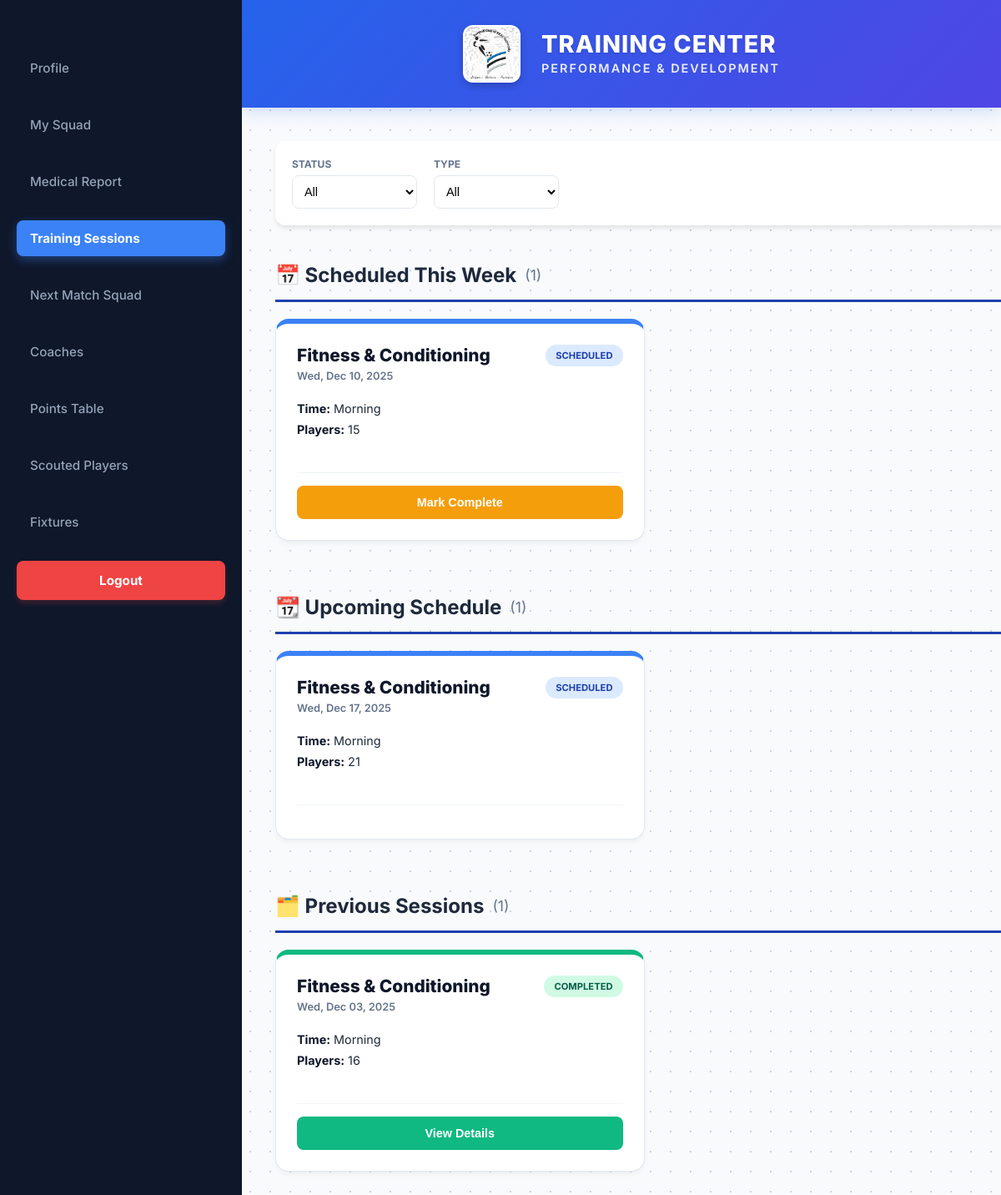
The app's page /codes/trainingSessions.php (signed in), older data.
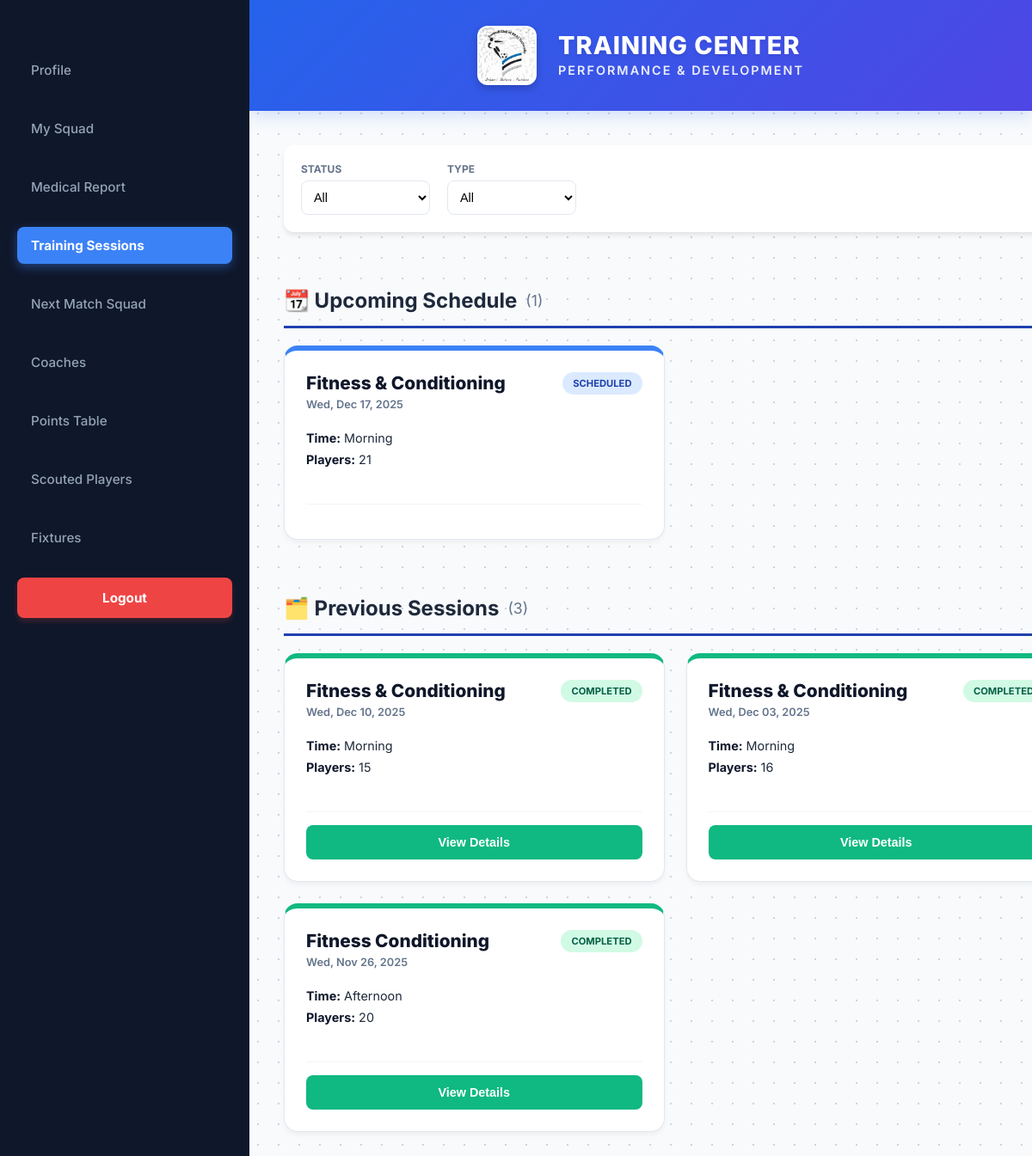
The same page, newer data.
### tables this page shows
CREATE TABLE `training_sessions` (
  `Session_id` int(11) NOT NULL,
  `Session_time` varchar(30) DEFAULT NULL,
  `Session_date` date NOT NULL,
  `Session_Type` varchar(50) DEFAULT NULL,
  `Session_status` varchar(50) DEFAULT NULL
);

### codes/trainingSessions.php (the view, shortened to what this page needs)
<?php
require_once 'dbconnect.php';
$user_id = $_SESSION['user_id'];
$role = $_SESSION['user_role'];
$is_head_or_assistant = false;
$is_coach = false;
if ($role === 'coach') {
    $is_coach = true;
}
if ($role === 'regular_player' || $role === 'scouted_player') {
    if ($role === 'scouted_player') {
        $status_check = mysqli_query($conn, "SELECT Application_Status FROM scouted_player WHERE Scouted_Player_ID = '$user_id'");
        $status_data = mysqli_fetch_assoc($status_check);
        if ($status_data['Application_Status'] != 'Trialing') {
            $no_access = true;
        }
    }
    if (!isset($no_access)) {
        $query = "SELECT ts.*,
                         tp.Technical_score, tp.Physical_score, tp.Tactical_score,
                         tp.Coach_remarks, tp.participation_status,
                         u.Name as Coach_Name
                  FROM training_sessions ts
                  JOIN training_participation tp ON ts.Session_id = tp.Session_id
                  JOIN users u ON tp.Coach_ID = u.User_ID
                  WHERE tp.Player_ID = '$user_id'
                  ORDER BY ts.Session_date DESC";
        $result = mysqli_query($conn, $query);
    }
} else {
    if ($is_head_or_assistant) {
        $query = "SELECT ts.*,
                         (SELECT COUNT(*) FROM training_participation WHERE Session_id = ts.Session_id) as player_count,
                         (SELECT u.Name FROM training_participation tp
                          JOIN users u ON tp.Coach_ID = u.User_ID
                          WHERE tp.Session_id = ts.Session_id LIMIT 1) as assigned_coach
                  FROM training_sessions ts
                  ORDER BY ts.Session_date DESC";
    } else {
        $query = "SELECT DISTINCT ts.*,
                         (SELECT COUNT(*) FROM training_participation WHERE Session_id = ts.Session_id) as player_count
                  FROM training_sessions ts
                  JOIN training_participation tp ON ts.Session_id = tp.Session_id
                  WHERE tp.Coach_ID = '$user_id'
                  ORDER BY ts.Session_date DESC";
    }
    $result = mysqli_query($conn, $query);
}
$scheduled_this_week = [];
$upcoming_schedule = [];
$previous_sessions = [];
if ($is_coach && isset($result)) {
    $week_start = date('Y-m-d', strtotime('monday this week'));
    $week_end = date('Y-m-d', strtotime('sunday this week'));
    while ($session = mysqli_fetch_assoc($result)) {
        $session_date = $session['Session_date'];
        $status = $session['Session_status'];
        if ($status == 'Scheduled' && $session_date >= $week_start && $session_date <= $week_end) {
            $scheduled_this_week[] = $session;
        }
        elseif ($status == 'Scheduled' && $session_date > $week_end) {
            $upcoming_schedule[] = $session;
        }
        else {
            $previous_sessions[] = $session;
        }
    }
}
?>
<!DOCTYPE html>
<html lang="en">
<head>
    <link rel="stylesheet" href="trainingSessions.css">
</head>
<body>
    <div class="dashboard-container">
        <aside class="sidebar">
            <nav class="sidebar-nav">
                <?php if ($role === 'coach'): ?>
                    <a href="coachProfile.php" class="nav-item">Profile</a>
                    <a href="mySquad.php" class="nav-item">My Squad</a>
                    <a href="medicalReport.php" class="nav-item">Medical Report</a>
                    <a href="trainingSessions.php" class="nav-item active">Training Sessions</a>
                    <a href="nextMatchSquad.php" class="nav-item">Next Match Squad</a>
                    <a href="coaches.php" class="nav-item">Coaches</a>
                    <a href="pointsTable.php" class="nav-item">Points Table</a>
                    <a href="scoutedPlayers.php" class="nav-item">Scouted Players</a>
                    <a href="fixtures.php" class="nav-item">Fixtures</a>
                <?php endif; ?>
                <a href="logout.php" class="nav-item logout-link">Logout</a>
            </nav>
        </aside>
        <div class="main-content">
            <header class="top-header">
                <div class="brand-group">
                    <img src="images/bufc-logo.jpg" alt="Logo" class="header-logo">
                    <div class="header-text-group">
                        <h1>TRAINING CENTER</h1>
                        <p class="slogan">Performance & Development</p>
                    </div>
                </div>
            </header>
            <div class="training-container">
                <?php if (isset($no_access)): ?>
                    <div class="no-access-message">
                        <h3>⚠️ No Training Sessions Yet</h3>
                        <p>You'll be assigned to training sessions once your application moves to <strong>Trialing</strong> status.</p>
                        <p>Keep an eye on your profile for updates!</p>
                    </div>
                <?php else: ?>
                    <div class="filter-bar">
                        <div class="filter-left">
                            <div class="filter-item">
                                <label>Status</label>
                                <select id="sessionStatusFilter" class="custom-select">
                                    <option value="all">All</option>
                                </select>
                            </div>
                            <div class="filter-item">
                                <label>Type</label>
                                <select id="sessionTypeFilter" class="custom-select">
                                    <option value="all">All</option>
                                </select>
                            </div>
                        </div>
                    </div>
                    <?php if (count($scheduled_this_week) > 0): ?>
                        <div class="section-header">
                            <h2>📅 Scheduled This Week <span class="count">(<?php echo count($scheduled_this_week); ?>)</span></h2>
                        </div>
                        <div class="session-grid">
                            <?php foreach ($scheduled_this_week as $session):
                                $status = $session['Session_status'];
                                $card_class = 'status-blue';
                                $is_future = strtotime($session['Session_date']) > time();
                                $check_assigned = mysqli_query($conn, "SELECT COUNT(*) as count FROM training_participation WHERE Session_id = '{$session['Session_id']}' AND Coach_ID = '$user_id'");
                                $assigned_data = mysqli_fetch_assoc($check_assigned);
                                $is_assigned = ($assigned_data['count'] > 0);
                            ?>
                            <div class="session-card <?php echo $card_class; ?>" data-status="<?php echo $status; ?>" data-type="<?php echo $session['Session_Type']; ?>">
                                <div class="card-header">
                                    <div class="header-info">
                                        <h3><?php echo $session['Session_Type']; ?></h3>
                                        <span class="date-badge"><?php echo date('D, M d, Y', strtotime($session['Session_date'])); ?></span>
                                    </div>
                                    <div class="status-pill"><?php echo $status; ?></div>
                                </div>
                                <div class="card-body">
                                    <p><strong>Time:</strong> <?php echo $session['Session_time']; ?></p>
                                    <p><strong>Players:</strong> <?php echo $session['player_count']; ?></p>
                                </div>
                                <div class="card-actions">
                                    <?php if (!$is_future && $is_assigned): ?>
                                        <button class="action-btn trial-btn" onclick="completeSession(<?php echo $session['Session_id']; ?>)">
                                            Mark Complete
                                        </button>
                                    <?php endif; ?>
                                </div>
                            </div>
                            <?php endforeach; ?>
                        </div>
                    <?php endif; ?>
<?php if (count($upcoming_schedule) > 0): ?>
    <div class="section-header" style="margin-top: 50px;">
        <h2>📆 Upcoming Schedule <span class="count">(<?php echo count($upcoming_schedule); ?>)</span></h2>
    </div>
    <div class="session-grid">
        <?php foreach ($upcoming_schedule as $session):
            $status = $session['Session_status'];
            $card_class = 'status-blue';
        ?>
        <div class="session-card <?php echo $card_class; ?>" data-status="<?php echo $status; ?>" data-type="<?php echo $session['Session_Type']; ?>">
            <div class="card-header">
                <div class="header-info">
                    <h3><?php echo $session['Session_Type']; ?></h3>
                    <span class="date-badge"><?php echo date('D, M d, Y', strtotime($session['Session_date'])); ?></span>
                </div>
                <div class="status-pill"><?php echo $status; ?></div>
            </div>
            <div class="card-body">
                <p><strong>Time:</strong> <?php echo $session['Session_time']; ?></p>
                <p><strong>Players:</strong> <?php echo $session['player_count']; ?></p>
            </div>
            <div class="card-actions">
            </div>
        </div>
        <?php endforeach; ?>
    </div>
<?php endif; ?>
                    <div class="section-header" style="margin-top: 50px;">
                        <h2>🗂️ Previous Sessions <span class="count">(<?php echo count($previous_sessions); ?>)</span></h2>
                    </div>
                    <div class="session-grid">
                        <?php
                        if (count($previous_sessions) > 0) {
                            foreach ($previous_sessions as $session):
                                $status = $session['Session_status'];
                                $card_class = $status == 'Completed' ? 'status-green' : 'status-blue';
                                $is_future = strtotime($session['Session_date']) > time();
                                $check_assigned = mysqli_query($conn, "SELECT COUNT(*) as count FROM training_participation WHERE Session_id = '{$session['Session_id']}' AND Coach_ID = '$user_id'");
                                $assigned_data = mysqli_fetch_assoc($check_assigned);
                                $is_assigned = ($assigned_data['count'] > 0);
                        ?>
                        <div class="session-card <?php echo $card_class; ?>" data-status="<?php echo $status; ?>" data-type="<?php echo $session['Session_Type']; ?>">
                            <div class="card-header">
                                <div class="header-info">
                                    <h3><?php echo $session['Session_Type']; ?></h3>
                                    <span class="date-badge"><?php echo date('D, M d, Y', strtotime($session['Session_date'])); ?></span>
                                </div>
                                <div class="status-pill"><?php echo $status; ?></div>
                            </div>
                            <div class="card-body">
                                <p><strong>Time:</strong> <?php echo $session['Session_time']; ?></p>
                                <p><strong>Players:</strong> <?php echo $session['player_count']; ?></p>
                            </div>
                            <div class="card-actions">
                                <?php if ($status == 'Scheduled' && !$is_future && $is_assigned): ?>
                                    <button class="action-btn trial-btn" onclick="completeSession(<?php echo $session['Session_id']; ?>)">
                                        ✓ Mark Complete
                                    </button>
                                <?php elseif ($status == 'Completed'): ?>
                                    <button class="action-btn promote-btn" onclick="viewSessionDetails(<?php echo $session['Session_id']; ?>)">
                                        View Details
                                    </button>
                                <?php endif; ?>
                            </div>
                        </div>
                        <?php
                            endforeach;
                        } else {
                            echo '<div class="no-access-message"><p>No previous sessions found.</p></div>';
                        }
                        ?>
                    </div>
                <?php endif; ?>
            </div>
        </div>
    </div>
</body>
</html>

Row changes from the older to the newer data that the page shows:
changed training_sessions "Wed, Dec 10, 2025": moves from the list under "📅 Scheduled This Week (1)" to the list under "🗂️ Previous Sessions (3)"
added training_sessions: Session_Type "Fitness Conditioning", Session_date "Wed, Nov 26, 2025", Session_status "COMPLETED", Session_time "Afternoon", player_count "20", shown under "🗂️ Previous Sessions (3)"
Text that changed along with them:
count($previous_sessions): "1" → "3"
count($scheduled_this_week): "1" → (not shown)
text no longer shown: "📅 Scheduled This Week ( )"
